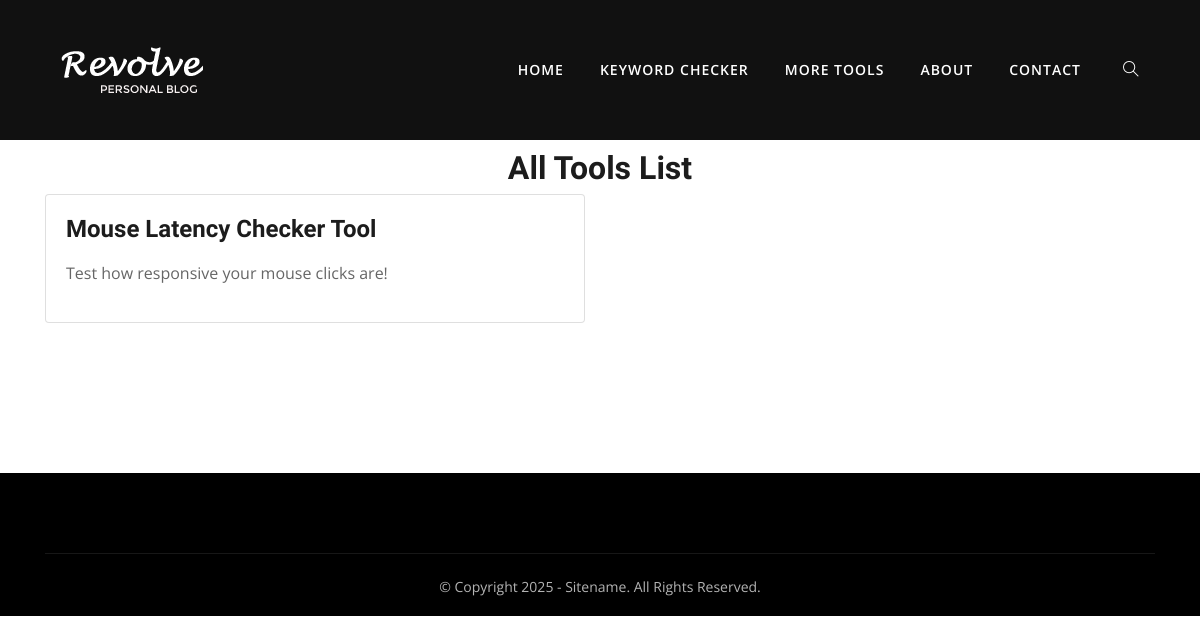
Screenshot of /tools-list/ with the database file from the repository.
### tools/models.py (models this page shows, shortened)
class Tools(models.Model):
    name = models.CharField(max_length=255)
    slug = models.SlugField(max_length=255, unique=True, blank=True, null=True)
    image = models.ImageField(upload_to='tools/', blank=True, null=True)
    intro = RichTextField('Content', config_name='default', blank=True, null=True)
    custom_body_html = models.TextField(blank=True, null=True, help_text="Add custom HTML/Javascript for header")
    custom_footer_html = models.TextField(blank=True, null=True, help_text="Add custom CSS/Javascript for footer")
    content = RichTextField('Content', config_name='default', blank=True, null=True)
    meta_title = models.CharField(max_length=255, blank=True, null=True)
    meta_description = models.TextField(blank=True, null=True)
    created_at = models.DateTimeField(auto_now_add=True)
    modified_at = models.DateTimeField(auto_now=True)
    index = models.BooleanField(default=True)
    status = models.CharField(max_length=10, choices=[('draft', 'Draft'), ('published', 'Published'),], default='draft')

### tools/views.py (the view)
# urls.py: path('tools-list/', Tools_list, name='Tools_list'),
def Tools_list(request):
    tools = Tools.objects.all()
    return render(request, 'tools/tools_list.html', {'tools': tools})

### templates/tools/tools_list.html (shortened to what this page needs)
{% extends 'base.html' %}
{% load static %}
{% block content %}
<div class="container">
<div class="text-center">
  <h2 class="mx-auto" style="margin-top: 10px;">All Tools List</h2>
</div>
<div class="row">
    {% for tool in tools %}
    <div class="col-sm-6">
      <a href="{% url 'single_tool' tool.slug %}"><div class="card">
        <div class="card-body">
          <h3 class="card-title">{{tool.name}}</h3>
          <p class="card-text">{{tool.intro|safe}}</p>
        </div>
      </div></a>
    </div>
   {% endfor %}
  </div>
</div>
{% endblock %}

### static/css/style.css (style rules this page uses)
body, p { font-family: "Open Sans", sans-serif; line-height: 26px; font-size: 16px; text-rendering: optimizeLegibility; color: #666; font-weight: 400; }
html { overflow-x: hidden; width: 100%; height: 100%; }
h1, .h1, h2, .h2, h3, .h3, h4, .h4, h5, .h5, h6, .h6 { color: #1c1c1c; font-weight: 600; font-family: "Unna", serif; }
h2, .h2 { font-size: 32px; line-height: 36px; font-weight: 700; }
h3, .h3 { font-size: 24px; font-weight: 700; }
body { background: #fff; color: #575769; }
html, body { height: 100%; }
a { transition: all 0.3s ease-in-out; color: #000; }
a:link, a:visited { text-decoration: none; }

### rows the page displays
Tools: name "Mouse Latency Checker Tool", intro "Test how responsive your mouse clicks are!"
